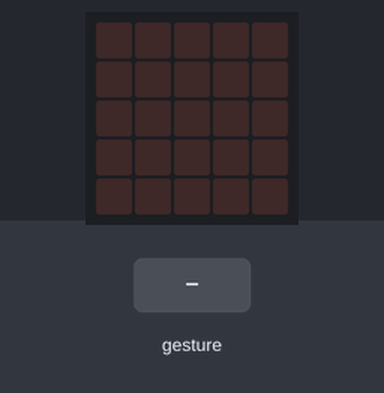
Bench run of a program on a simulated BBC micro:bit running MicroPython. Parts: the board's 5×5 LED display. The inputs (shaded band) are chosen by the test bench. Random numbers come from a fixed seed; a tilt is held for 1.5 s and a shake lasts 1 s, then the board lies face up again.

Above: at 1.2 s.
1.3 s: gesture 'shake'
At 1.55 s:
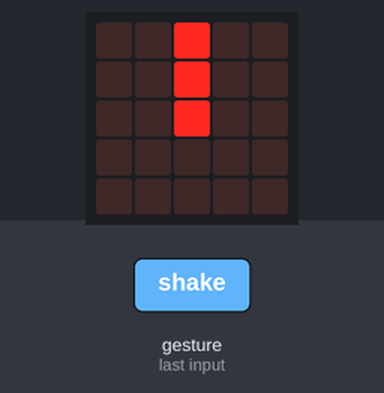
At 3.4 s:
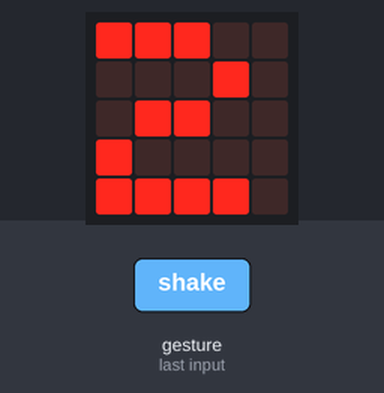
Timing chart, 0 to 4.9 s (numbered marks = the images above; inputs shaded):
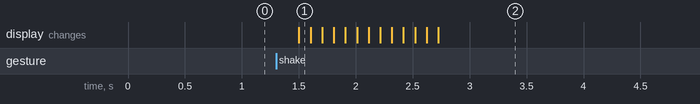

Measured:
- after the input at 1.3 s, the display: changes after 0.20 s (image 1)

The program:

dice.py
```python
from microbit import *
import random

while True:
    if accelerometer.was_gesture("shake"):
        display.show(Image.ALL_CLOCKS, loop=False, delay=100)
        display.show(str(random.randint(1, 6)))
```
